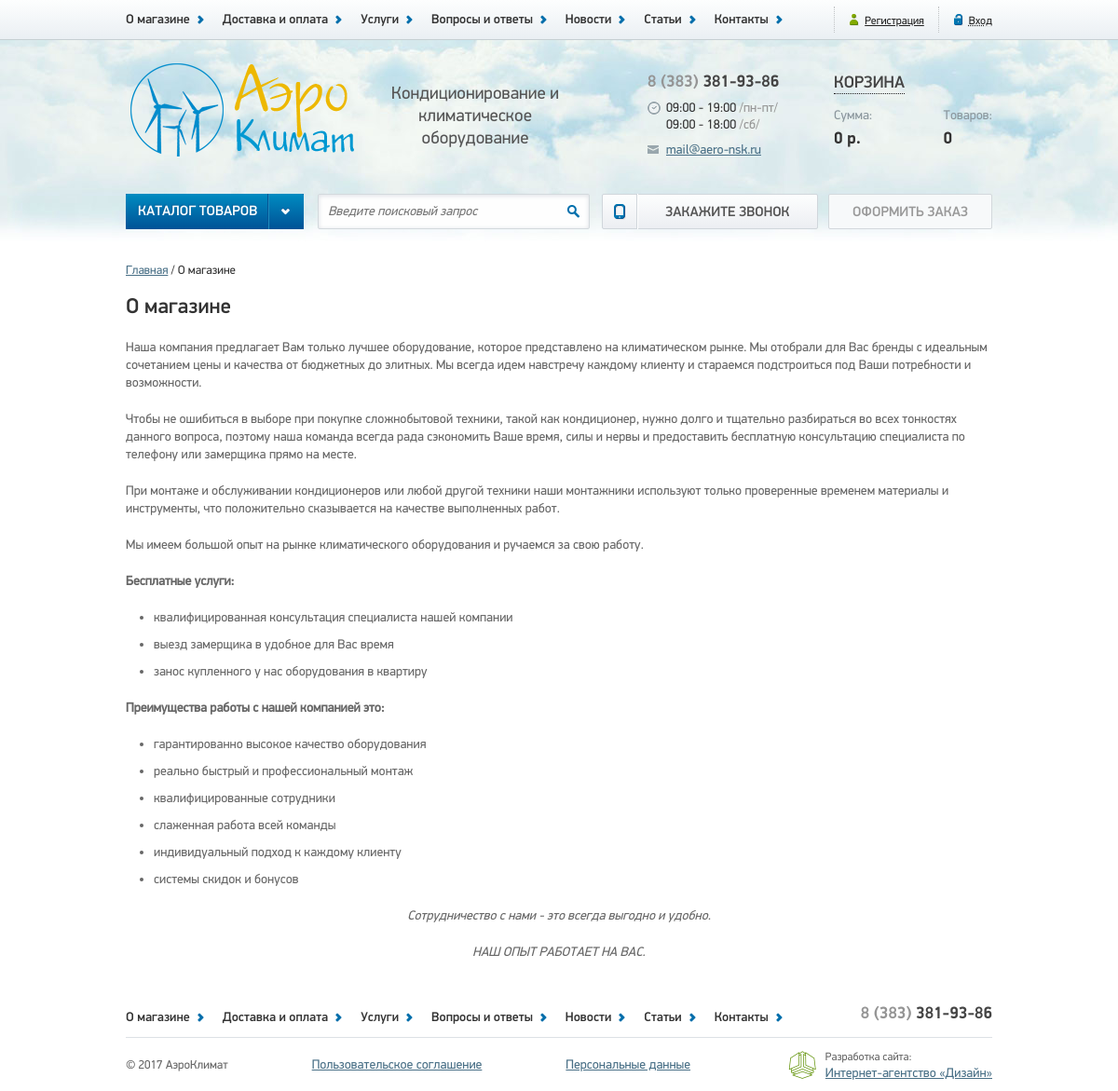
Screenshot of /company with the database file from the repository.
### tables this page shows
CREATE TABLE `pages` (
  `id` int(3) NOT NULL,
  `name` varchar(255) NOT NULL,
  `title` varchar(255) NOT NULL,
  `meta_d` varchar(255) NOT NULL,
  `meta_k` varchar(255) NOT NULL,
  `text` text NOT NULL,
  `text1` text,
  `text2` text,
  `text3` text
);

### app/Controllers/Company.php (called while the page is built, shortened)
<?php
class Company extends Controller
{
    protected function actionDefault()
    {
        $this->view->page  = Page::findByName('company');
        $this->view->display(__DIR__ . '/../../views/default/page.php');
    }
}

### public/index.php (called while the page is built, shortened)
<?php
$uri = $_SERVER['REQUEST_URI'];
$parts = explode('/', $uri);
foreach ($parts as $key => $part){
    $parts[$key] = ucfirst($part);
}
if ($parts[1] === 'Admin'){
    $controllerClass = '\\App\\Controllers\\Admin\\' . (!empty($parts[2]) ? $parts[2] : 'Index');
    if (!class_exists($controllerClass)) {
        $controller = new Errors();
        $controller->action('403');
    }
    $actionName = (!empty($parts[3]) ? $parts[3] : 'Default');
} else {
    $actionName = (!empty($parts[2]) ? $parts[2] : 'Default');
}
$controller = new $controllerClass;
try {
    $controller->action($actionName);
} catch (DbException $e) {
    $controller = new Errors();
    $controller->action('500');
} catch (NotFoundException $e) {
    $controller = new Errors();
    $controller->action('404');
} catch (UploaderException $e) {
    $controller = new Errors();
    $controller->action('400');
}

### app/Db.php (called while the page is built, shortened)
<?php
class Db
{
    protected $dbh;
    public function __construct()
    {
        $config = Config::getInstance()->data;
        $dsn = 'mysql:host=' . $config['db']['host'] . ';dbname=' . $config['db']['dbname'];
        try {
            $this->dbh = new \PDO($dsn, $config['db']['user'], $config['db']['password']);
        } catch (\PDOException $e) {
            $exc = new DbException($e->getMessage(), $e->getCode());
            Logger::getInstance()->emergency($exc);
            throw $exc;
        }
    }
    public function query(string $sql, string $class, array $params = [])
    {
        try {
            $sth = $this->dbh->prepare($sql);
            $sth->execute($params);
            return $sth->fetchAll(\PDO::FETCH_CLASS, $class);
        } catch (\PDOException $e) {
            $exc = new DbException($e->getMessage(), $e->getCode());
            Logger::getInstance()->error($exc);
            throw $exc;
        }
    }
}

### config/config.php (called while the page is built)
<?php
return [
    'db' => [
        'host'     => 'localhost',
        'dbname'   => 'aero',
        'user'     => 'root',
        'password' => ''
    ],
    'log' => [
        'error'    => __DIR__ . '/../logs/errors.log'
    ],
    'image' => [
        'path'     => __DIR__ . '/../public/images/'
    ]
];

### app/Traits/Singleton.php (called while the page is built, shortened)
<?php
trait Singleton
{
    private static $instance = null;
    public static function getInstance()
    {
        if (static::$instance === null) {
            static::$instance = new static();
        }
        return static::$instance;
    }
}

### app/Config.php (called while the page is built, shortened)
<?php
class Config
{
    private function __construct()
    {
        $this->data = require __DIR__ . '/../config/config.php';
    }
}

### app/Models/Model.php (called while the page is built, shortened)
<?php
abstract class Model
{
    protected static $table = null;
    public static function findByName(string $name)
    {
        $sql = 'SELECT * FROM ' . static::$table . ' WHERE name=:name';
        $params = [
            ':name' => $name
        ];
        $db = new Db();
        $data = $db->query($sql, static::class, $params);
        return array_shift($data);
    }
}

### app/Traits/Magic.php (called while the page is built, shortened)
<?php
trait Magic
{
    protected $data = [];
    public function __set($name, $value)
    {
        $this->data[$name] = $value;
    }
    public function __get($name)
    {
        return $this->data[$name];
    }
}

### views/default/page.php (the view)
<?php require __DIR__ . '/../header.php'; ?>
    <section class="container clearfix">
        <div class="path">
            <span>
                <a href="/">Главная</a>
            </span>
            <span>
                <?php echo $page->title; ?>
            </span>
        </div>
        <main class="wide">
            <h1><?php echo $page->title; ?></h1>
            <div>
                <?php echo $page->text; ?>
            </div>
        </main>
    </section>
<?php require __DIR__ . '/../footer.php';

### public/css/style.css (style rules this page uses)
.clearfix::after { content:""; display: table; clear: both; }
.bold { font-weight: bold; }
.italic { font-style: italic; }
.center { text-align: center; }
body { background: #ffffff url(/images/bg.jpg) repeat-x 0 42px; }
p { font: 14px/19px "Display"; color: #666666; margin-top: 10px; margin-bottom: 20px; }
ul { margin-bottom: 20px; }
li { font: 14px/19px "Display"; color: #666666; }
h1 { font: 23px "DisplayMedium"; color: #333; padding-bottom: 10px; }
.container { width: 930px; margin: 0 auto; }
.path { margin: 15px 0; font: 13px "Display"; color: #333333; }
.path a { font-size: 13px; }
.path span:after { content: " / "; }
.path span:last-child::after { content: ""; }
main.wide ul, main.narrow ul { list-style-type: disc; }
main.wide ul li, main.narrow ul li { margin-bottom: 10px; margin-left: 30px; }

### rows the page displays
pages: title "О магазине", text "Наша компания предлагает Вам только лучшее оборудование, которое представлено на климатическом рынке. Мы отобрали для Вас бренды с идеальным сочетанием цены и качества от бюджетных до элитных. Мы всегда идем навстречу каждому клиенту и стараемся подстроиться под Ваши потребности и возможности. Чтобы не ошибиться в выборе при покупке сложнобытовой техники, такой как кондиционер, нужно долго и тщательно разбираться во всех тонкостях данного вопроса, поэтому наша команда всегда рада сэкономить Ваше время, силы и нервы и предоставить бесплатную консультацию специалиста по телефону или замерщика прямо на месте. При монтаже и обслуживании кондиционеров или любой другой техники наши монтажники…"
